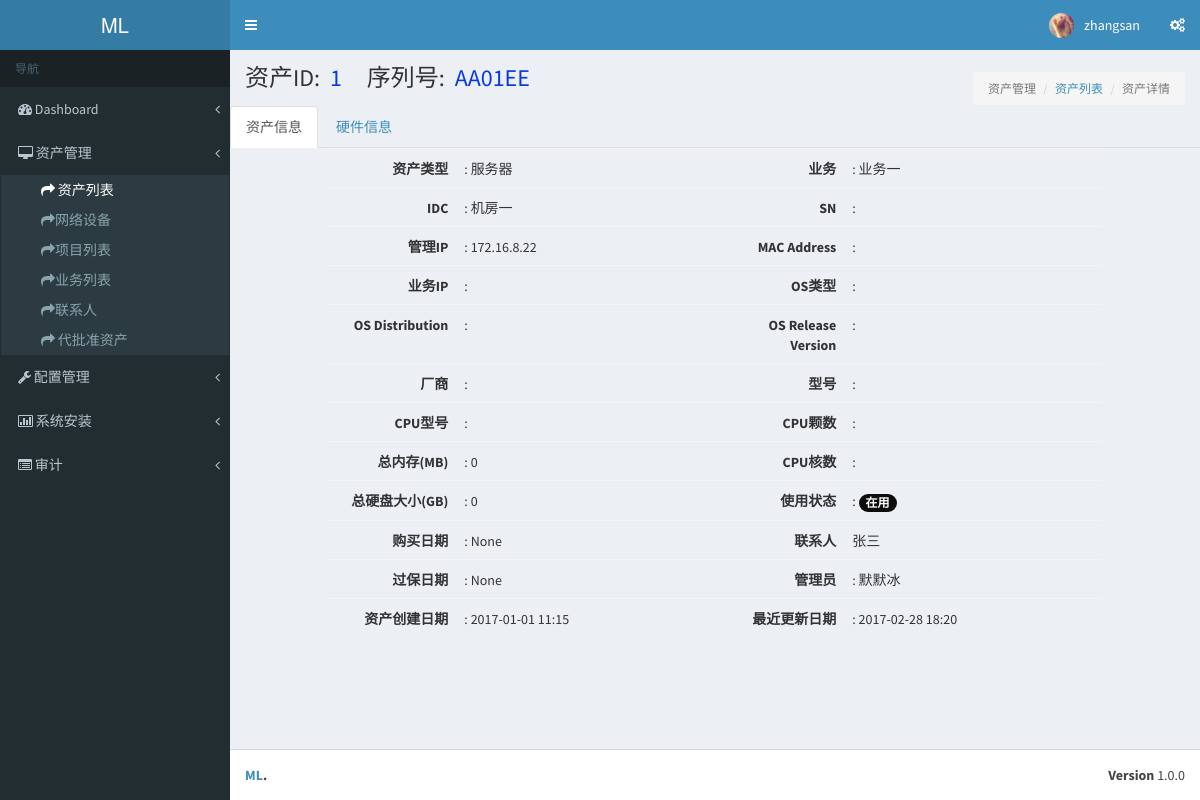
Screenshot of /asset/asset_list/1/ (signed in) with the database file from the repository.
### asset/models.py (models this page shows, shortened)
class Asset(models.Model):
    asset_type_choice = (('server',u'服务器'),
                         ('switch',u'交换机'),
                         ('router',u'路由器'),
                         ('firewall',u'防火墙'),
                         ('storage',u'存储设备'),
                         ('NLB',u'NetScaler'),
                         ('wireless',u'无线AP'),
                         ('software',u'软件资产'),
                         ('others',u'其他类'),)
    asset_type = models.CharField(choices=asset_type_choice,max_length=64,default='server')
    name = models.CharField(u'序列号',max_length=64,unique=True)
    sn = models.CharField(u'资产SN号',max_length=128,unique=True,null=True,blank=True)
    manufactory = models.ForeignKey('Manufactory',verbose_name=u'制造商',null=True,blank=True)
    management_ip = models.GenericIPAddressField(u'管理IP',blank=True,null=True)
    idc = models.ForeignKey('IDC', verbose_name=u'IDC机房', null=True, blank=True)
    idc_jg = models.CharField(max_length=10, verbose_name=u'机柜编号', null=True, blank=True)
    status_type = (
        (1,u'在用'),
        (2,u'停用'),)
    status = models.IntegerField(choices=status_type,default=1,verbose_name=u'使用状态',null=True,blank=True)
    admin = models.ForeignKey('UserProfile', verbose_name=u'资产管理员', null=True, blank=True,default=1)
    linkman = models.ForeignKey('Linkman',verbose_name=u'联系人',null=True,blank=True)
    projectname = models.ForeignKey('Projectname',verbose_name=u'项目名称',null=True,blank=True)
    application = models.ForeignKey('Application', verbose_name=u'业务名称', null=True, blank=True)
    module = models.CharField(u'模块', max_length=64, null=True, blank=True)
    trade_date = models.DateField(u'购买时间',null=True,blank=True)
    expire_date = models.DateField(u'过保修期',null=True,blank=True)
    price = models.FloatField(u'价格',null=True,blank=True)
    memo = models.TextField(u'备注',null=True,blank=True)
    create_date = models.DateTimeField(blank=True,auto_now_add=True)
    update_date = models.DateTimeField(blank=True,auto_now=True)
    class Meta:
        verbose_name = '资产总表'
        verbose_name_plural = '资产总表'

class Application(models.Model):#业务名称
    name = models.CharField(u'业务名称',max_length=64,unique=True)
    memo = models.TextField(u'备注',max_length=128,null=True,blank=True)
    def __unicode__(self):
        return self.name
    class Meta:
        verbose_name = '业务名称'
        verbose_name_plural = '业务名称'

class IDC(models.Model):
    name = models.CharField(u'机房名称',max_length=64,unique=True)
    idc_type = models.CharField(u'机房类型',max_length=20,null=True,blank=True)
    idc_location = models.CharField(u'机房位置',max_length=30,null=True,blank=True)
    idc_contacts = models.CharField(u'联系电话',max_length=30,null=True,blank=True)
    memo = models.TextField(u'备注',max_length=128,null=True,blank=True)
    def __unicode__(self):
        return self.name
    class Meta:
        verbose_name = '机房'
        verbose_name_plural = '机房'

class Linkman(models.Model):
    name = models.CharField(u'姓名', max_length=64, unique=True)
    phone = models.IntegerField(u'手机',null=True,blank=True)
    fixed_phone = models.IntegerField(u'座机',null=True,blank=True)
    department = models.CharField(u'部门', max_length=64,null=True,blank=True)
    email = models.CharField(u'邮箱', max_length=64,null=True,blank=True)
    qq = models.CharField(u'QQ', max_length=64,null=True,blank=True)
    memo = models.TextField(u'备注', max_length=128, null=True, blank=True)
    class Meta:
        verbose_name = u'联系人列表'
        verbose_name_plural = u'联系人列表'
    def __unicode__(self):
        return self.name

class UserProfile(models.Model):
    user = models.OneToOneField(User)
    name = models.CharField(u'姓名',max_length=64,blank=True,null=True)
    token = models.CharField(u'token', max_length=128,default=None,blank=True,null=True)
    department = models.CharField(u'部门', max_length=32,default=None,blank=True,null=True)
    tel = models.CharField(u'座机', max_length=32,default=None,blank=True,null=True)
    mobile = models.CharField(u'手机', max_length=32,default=None,blank=True,null=True)
    memo = models.TextField(u'备注', blank=True,null=True,default=None)
    valid_begin_time = models.DateTimeField(auto_now_add=True)
    valid_end_time = models.DateTimeField(blank=True,null=True)
    def __unicode__(self):
        return self.name
    class Meta:
        verbose_name = u'用户列表'
        verbose_name_plural = u'用户列表'

### asset/views.py (the view)
# urls.py: url(r'^asset_list/(\d+)/$',views.asset_detail,name="asset_detail" ),
@login_required(login_url="/login/")
def asset_detail(request,asset_id):
     if request.method == "GET":
        try:
            asset_obj = models.Asset.objects.get(id=asset_id)
        except ObjectDoesNotExist as e:
            return render(request,'assets/asset_detail.html',{'error':e})
        return render(request,'assets/asset_detail.html',{"asset_obj":asset_obj})

### asset/templatetags/custom_tag.py (called while the page is built)
@register.filter
def sum_size(data_set):
    total_val = sum([i.capacity if i.capacity else 0 for i in data_set])
    return total_val

@register.filter
def list_count(data_set):
    data_count = len([i.capacity if i.capacity else 0 for i in data_set])
    return data_count

@register.filter
def str_time(date): # 时间格式转换
    new_date =  date.strftime("%Y-%m-%d %H:%S")
    return new_date

### templates/assets/asset_detail.html (shortened to what this page needs)
{% extends 'base.html' %}
{% block header-css %}
<link rel="stylesheet" type="text/css" href="/static/plugins/datatables/dataTables.bootstrap.css"/>
<link rel="stylesheet" type="text/css" href="/static/css/melon.css"/>
{% endblock %}
{% load custom_tag %}
{% block page-content-title %}
    {% if not error %}
     资产ID:<span class="asset_det_title">{{ asset_obj.id  }}</span>
     序列号:<span class="asset_det_title">{{ asset_obj.name }}</span>
    {% else %}
     资产不存在！
    {% endif %}
{% endblock %}
{% block page-nav-tab %}
    <ol class="breadcrumb">
        <li class="active">资产管理</li>
        <li><a href="{% url 'asset_list' %}">资产列表</a></li>
        <li class="active">资产详情</li>
    </ol>
{% endblock %}
{% block page-content %}
<div class="tab-base">
    <ul class="nav nav-tabs">
        <li class="active">
            <a data-toggle="tab" href="#tab-asset-info" aria-expanded="true">资产信息</a>
        </li>
        <li class="">
            <a data-toggle="tab" href="#tab-hardware-info" aria-expanded="false">硬件信息</a>
        </li>
    </ul>
    <div class="tab-content">
        <div id="tab-asset-info" class="tab-pane fade active in">
           <table class="asset-info-table table">
               <tr>
                   <td class="col-md-2 bold">资产类型</td>
                   <td class="col-md-4">: {{ asset_obj.get_asset_type_display }}</td>
                   <td class="col-md-2 bold">业务</td>
                   <td class="col-md-4">: {{ asset_obj.application }}</td>
               </tr>
               <tr>
                   <td class="col-md-2 bold">IDC</td>
                   <td class="col-md-4">: {{ asset_obj.idc }}</td>
                   <td class="col-md-2 bold">SN</td>
                   <td class="col-md-4">: {{ asset_obj.sn }}</td>
               </tr>
               <tr>
                   <td class="col-md-2 bold">管理IP</td>
                   <td class="col-md-4">: {{ asset_obj.management_ip }}</td>
                   <td class="col-md-2 bold">MAC Address</td>
                   <td class="col-md-4">:
                   </td>
               </tr>
               <tr>
                   <td class="col-md-2 bold">业务IP</td>
                   <td class="col-md-4">:
                   </td>
                   <td class="col-md-2 bold">OS类型</td>
                   <td class="col-md-4">: {% if asset_obj.server %}{{ asset_obj.server.os_type }} {% else %}{{ asset_obj.networkdevice.firmware }}{% endif %}</td>
               </tr>
               <tr>
                   <td class="col-md-2 bold">OS Distribution</td>
                   <td class="col-md-4">: {{ asset_obj.server.os_distribution }} </td>
                   <td class="col-md-2 bold">OS Release Version</td>
                   <td class="col-md-4">: {{ asset_obj.server.os_release}}</td>
               </tr>
               <tr>
                   <td class="col-md-2 bold">厂商</td>
                   <td class="col-md-4">: {{ asset_obj.manufactory.manufactory }}</td>
                   <td class="col-md-2 bold">型号</td>
                   <td class="col-md-4">: {% if asset_obj.asset_type == 'server' %}{{ asset_obj.server.model }}{% else %}{{ asset_obj.networkdevice.model }}{% endif %}</td>
               </tr>
               <tr>
                   <td class="col-md-2 bold">CPU型号</td>
                   <td class="col-md-4">: {{ asset_obj.cpu.cpu_model }}</td>
                   <td class="col-md-2 bold">CPU颗数</td>
                   <td class="col-md-4">: {{ asset_obj.cpu.cpu_count }}</td>
               </tr>
               <tr>
                   <td class="col-md-2 bold">总内存(MB)</td>
                   <td class="col-md-4">: {{ asset_obj.ram_set.select_related | sum_size }}</td>
                   <td class="col-md-2 bold">CPU核数</td>
                   <td class="col-md-4">: {{ asset_obj.cpu.cpu_core_count }}</td>
               </tr>
               <tr>
                   <td class="col-md-2 bold">总硬盘大小(GB)</td>
                   <td class="col-md-4">: {{ asset_obj.disk_set.select_related | sum_size }}</td>
                   <td class="col-md-2 bold">使用状态</td>
                    {% if asset_obj.status == 1 %}
                        <td class="col-md-4">: <span class="badge badge-use">{{ asset_obj.get_status_display }}</span></td>
                    {% else %}
                        <td class="col-md-4">: <span class="badge badge-stop">{{ asset_obj.get_status_display }}</span></td>
                    {% endif %}
               </tr>
               <tr>
                    <td class="col-md-2 bold">购买日期</td>
                   <td class="col-md-4">: {{ asset_obj.trade_date }}</td>
                   <td class="col-md-2 bold">联系人</td>
                   <td class="col-md-4">{{ asset_obj.linkman }}</td>
               </tr>
               <tr>
                   <td class="col-md-2 bold">过保日期</td>
                   <td class="col-md-4">: {{ asset_obj.expire_date}}</td>
                   <td class="col-md-2 bold">管理员</td>
                   <td class="col-md-4">: {{ asset_obj.admin }}</td>
               </tr>
               <tr>
                   <td class="col-md-2 bold">资产创建日期</td>
                    <td class="col-md-4">: {{ asset_obj.create_date | str_time}}</td>
                   <td class="col-md-2 bold">最近更新日期</td>
                   <td class="col-md-4">: {{ asset_obj.update_date | str_time}}</td>
               </tr>
           </table>
        </div>
    </div>
</div>
{% endblock %}

### templates/base.html (shortened to what this page needs)
<!DOCTYPE html>
<html>
<head>
  <link rel="stylesheet" href="/static/bootstrap/css/bootstrap.min.css">
  <link rel="stylesheet" href="/static/plugins/Font-Awesome/css/font-awesome.min.css">
  <link rel="stylesheet" href="/static/dist/css/AdminLTE.min.css">
  <link rel="stylesheet" href="/static/dist/css/skins/_all-skins.min.css">
  <link rel="stylesheet" type="text/css" href="/static/css/melon.css"/>
{% block header-css %}
{% endblock %}
</head>
<body class="hold-transition skin-blue sidebar-mini">
<div class="wrapper">
  <header class="main-header">
    <a href="/asset/" class="logo">
      <span class="logo-lg"><b></b>ML</span>
    </a>
    <nav class="navbar navbar-static-top">
      <a href="#" class="sidebar-toggle" data-toggle="offcanvas" role="button">
      </a>
      <div class="navbar-custom-menu">
        <ul class="nav navbar-nav">
          <li class="dropdown user user-menu">
            <a href="#" class="dropdown-toggle" data-toggle="dropdown">
              <img src="/static/dist/img/user6.png" class="user-image" alt="User Image">
              <span class="hidden-xs">{{ request.user.username }}</span>
            </a>
          </li>
          <li>
            <a href="#" data-toggle="control-sidebar"><i class="icon-cogs"></i></a>
          </li>
        </ul>
      </div>
    </nav>
  </header>
  <aside class="main-sidebar">
    <section class="sidebar">
      <ul class="sidebar-menu">
        <li class="header">导航</li>
        <li class=" treeview">
          <a href="#">
            <i class="icon-dashboard"></i> <span>Dashboard</span>
            <span class="pull-right-container">
              <i class="icon-angle-left pull-right"></i>
            </span>
          </a>
        </li>
          <li class="treeview">
          <a href="#">
            <i class="icon-desktop"></i> <span>资产管理</span>
            <span class="pull-right-container">
              <i class="icon-angle-left pull-right"></i>
            </span>
          </a>
          <ul class="treeview-menu" style="display: none;">
              <li><a href="{% url 'asset_list' %}"><i class=" icon-share-alt"></i> 资产列表</a></li>
              <li><a href="#"><i class=" icon-share-alt"></i>网络设备</a></li>
              <li><a href="{% url 'project_list' %}"><i class=" icon-share-alt"></i>项目列表</a></li>
              <li><a href="{% url 'business_list' %}"><i class=" icon-share-alt"></i>业务列表</a></li>
              <li><a href="{% url 'asset_linkman' %}"><i class=" icon-share-alt"></i>联系人</a></li>
              <li><a href="{% url 'new_assets_approval' %}"><i class="icon-share-alt"></i> 代批准资产</a></li>
          </ul>
        </li>
        <li class="treeview">
          <a href="#">
            <i class="icon-wrench"></i><span> 配置管理</span>
            <span class="pull-right-container">
              <i class="icon-angle-left pull-right"></i>
            </span>
          </a>
        </li>
        <li class="treeview">
          <a href="#">
            <i class="icon-bar-chart"></i>
            <span>系统安装</span>
            <span class="pull-right-container">
              <i class="icon-angle-left pull-right"></i>
            </span>
          </a>
        </li>
        <li class="treeview">
          <a href="#">
            <i class="icon-list-alt"></i>
            <span>审计</span>
            <span class="pull-right-container">
              <i class="icon-angle-left pull-right"></i>
            </span>
          </a>
        </li>
      </ul>
    </section>
  </aside>
  <div class="content-wrapper">
        <section class="content-header">
          <h1>
              {% block page-content-title %}Your page title{% endblock %}
          </h1>
          <ol class="breadcrumb">
              {% block page-nav-tab %}{% endblock %}
          </ol>
        </section>
      {% block page-content%}
      {% endblock %}
  </div>
  <footer class="main-footer">
    <div class="pull-right hidden-xs">
      <b>Version</b> 1.0.0
    </div>
    <strong><a href="#">ML</a>.</strong>
  </footer>
</div>
</body>
</html>

### static/css/melon.css (style rules this page uses)
a { cursor:pointer; }
.tab-base { margin-top: 15px; }
.bold { font-weight: bold; }
.asset-info-table >tbody>tr>td { padding-top: 10px; }
.asset_det_title { color: #0939E6; margin-left: 10px; margin-right: 20px; }
tbody tr { cursor: default; }
tbody tr td { border: 1px; }
.asset-info-table { width: 80%; margin-left: 10%; }
.asset-info-table .col-md-2 { text-align: right; }
.badge-use { background-color: #0c0c0c; }

### rows the page displays
Asset: id "1", name "AA01EE", asset_type "服务器", application "业务一", idc "机房一", management_ip "172.16.8.22", ram_set.select_related|sum_size "0", disk_set.select_related|sum_size "0", status "在用", trade_date "None", linkman "张三", expire_date "None", admin "默默冰", create_date|str_time "2017-01-01 11:15", update_date|str_time "2017-02-28 18:20"

### other values shown
{{ request.user.username }} "zhangsan"
